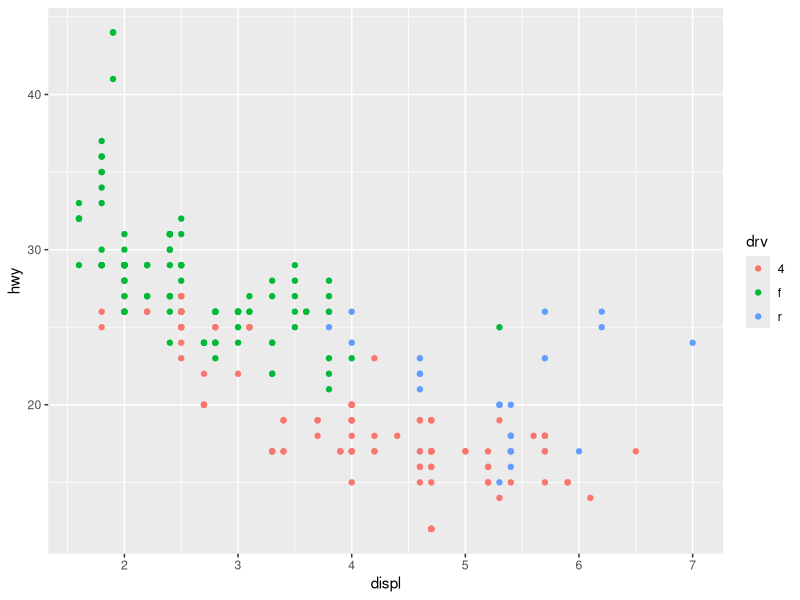

Write R code to recreate this figure.
#Why use GitHub? 
#A group presentation by:Lewis, Samar, Siv, Thomas, and Uppy. 

# install and load tidyverse
install.packages("tidyverse")
library(tidyverse)

# plot a plot of data in ggplot2
# this is the relationship of fuel efficiency (highway miles per gallon) vs
# engine size in litres, colored by which type of drive train, 4 wheel drive (4),
# front (f) or rear (r)
ggplot(data = mpg) +
  geom_point(mapping = aes(x = displ, y = hwy, color = drv))
